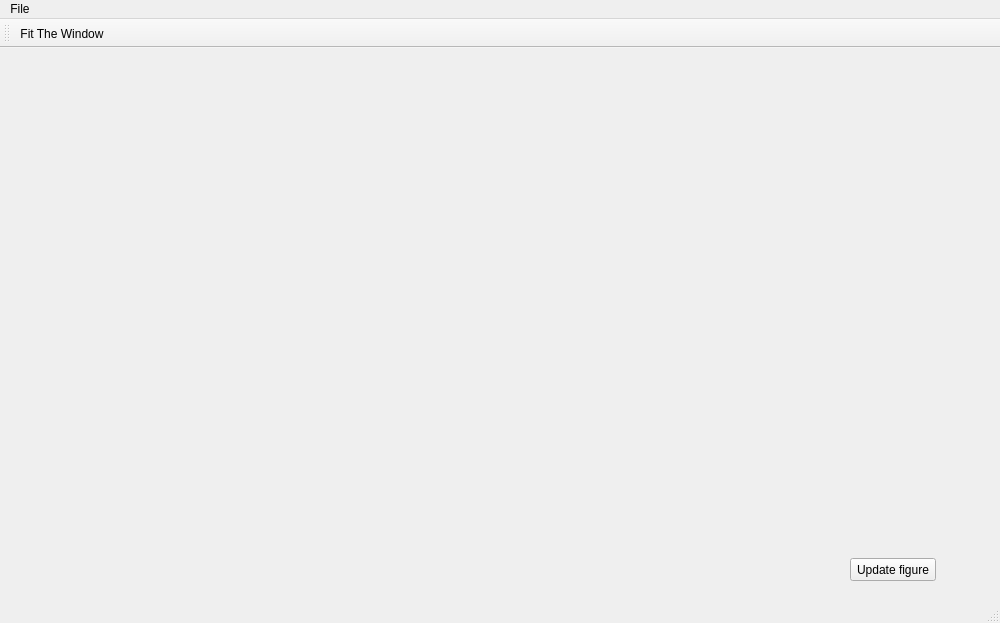
<?xml version="1.0" encoding="UTF-8"?>
<ui version="4.0">
 <class>TreeView</class>
 <widget class="QMainWindow" name="TreeView">
  <property name="geometry">
   <rect>
    <x>0</x>
    <y>0</y>
    <width>1000</width>
    <height>623</height>
   </rect>
  </property>
  <property name="minimumSize">
   <size>
    <width>1000</width>
    <height>600</height>
   </size>
  </property>
  <property name="windowTitle">
   <string>TreeAnno</string>
  </property>
  <widget class="QWidget" name="centralwidget">
   <widget class="QPushButton" name="pushButton">
    <property name="geometry">
     <rect>
      <x>850</x>
      <y>510</y>
      <width>86</width>
      <height>23</height>
     </rect>
    </property>
    <property name="text">
     <string>Update figure</string>
    </property>
   </widget>
  </widget>
  <widget class="QStatusBar" name="statusbar"/>
  <widget class="QMenuBar" name="menubar">
   <property name="geometry">
    <rect>
     <x>0</x>
     <y>0</y>
     <width>1000</width>
     <height>22</height>
    </rect>
   </property>
   <property name="acceptDrops">
    <bool>true</bool>
   </property>
   <widget class="QMenu" name="menufff">
    <property name="title">
     <string>File</string>
    </property>
    <addaction name="actionInput_Tree"/>
    <addaction name="actionsave_as"/>
   </widget>
   <addaction name="menufff"/>
  </widget>
  <widget class="QToolBar" name="toolBar">
   <property name="windowTitle">
    <string>toolBar</string>
   </property>
   <attribute name="toolBarArea">
    <enum>TopToolBarArea</enum>
   </attribute>
   <attribute name="toolBarBreak">
    <bool>false</bool>
   </attribute>
   <addaction name="actionFit_The_Window"/>
  </widget>
  <action name="actionInput_Tree">
   <property name="text">
    <string>Input Tree</string>
   </property>
  </action>
  <action name="actionFit_The_Window">
   <property name="icon">
    <iconset>
     <normaloff>:/seq_Viewer/resourses/seq_viewer/28105126-d6a6ce90-66fb-11e7-8546-72517772000b.png</normaloff>:/seq_Viewer/resourses/seq_viewer/28105126-d6a6ce90-66fb-11e7-8546-72517772000b.png</iconset>
   </property>
   <property name="text">
    <string>Fit The Window</string>
   </property>
  </action>
  <action name="actionPDF">
   <property name="text">
    <string>PDF</string>
   </property>
  </action>
  <action name="actionJPG">
   <property name="text">
    <string>JPG</string>
   </property>
  </action>
  <action name="actionsave_as">
   <property name="text">
    <string>save as</string>
   </property>
  </action>
 </widget>
 <resources>
  <include location="../myRes.qrc"/>
 </resources>
 <connections/>
</ui>
